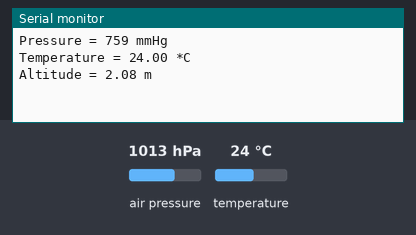
Simulated run of this sketch. Board: Arduino Uno, built with avr-gcc and run on an emulated ATmega328P. On the bench: the last lines printed to the serial monitor. The test bench sets the inputs (shaded band); at power-on: air pressure 1013 hPa, temperature 24 °C.

Above: at 1.2 s.
1.3 s: air pressure set to 952 hPa
At 5.4 s:
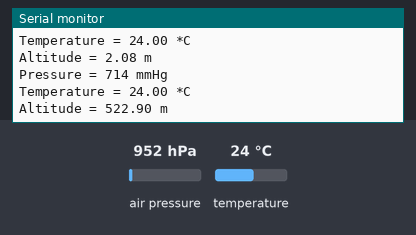
5.5 s: temperature set to 12 °C
9.7 s: air pressure set to 975 hPa
At 10.6 s:
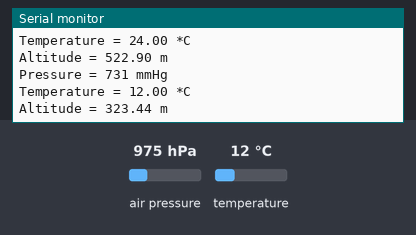
Timing chart, 0 to 12.7 s (numbered marks = the images above; inputs shaded):
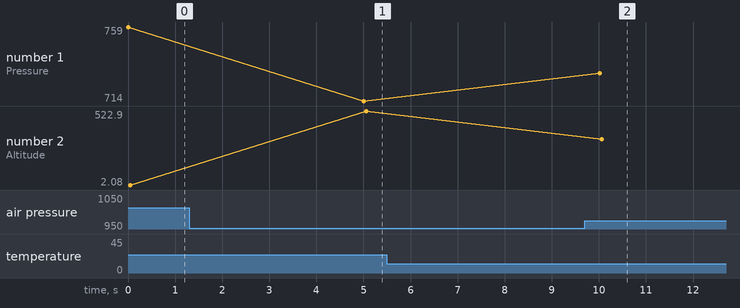

Measured:
- after the input at 1.3 s, the serial monitor: prints a new line after 3.7 s (image 1)
- after the input at 9.7 s, the serial monitor: prints a new line after 0.32 s (image 2)
- plotted number 1: 759 → 714 after the input at 1.3 s, 714 → 731 after the input at 9.7 s
- plotted number 2: 2.08 → 522.9 after the input at 1.3 s, 522.9 → 323.44 after the input at 9.7 s

The sketch:

barometer.ino
```cpp
#include <Wire.h>
#include <Adafruit_BMP085.h>

// VCC - 3.3V
// GND - GND
// SCL - A5
// SDA - A4

Adafruit_BMP085 bmp;

void setup()
{
  Serial.begin(9600);
  if (!bmp.begin())
  {
  Serial.println("BMP180 sensor not found");
  while (1) {}
  }
}

void loop() {
    float presPa = bmp.readPressure();
    int presHg = presPa/133.322f;

    Serial.print("Pressure = ");
    Serial.print(presHg);
    Serial.println(" mmHg");

    Serial.print("Temperature = ");
    Serial.print(bmp.readTemperature());
    Serial.println(" *C");

    Serial.print("Altitude = ");
    Serial.print(bmp.readAltitude());
    Serial.println(" m");

    Serial.println();
    delay(5000);
}
```
